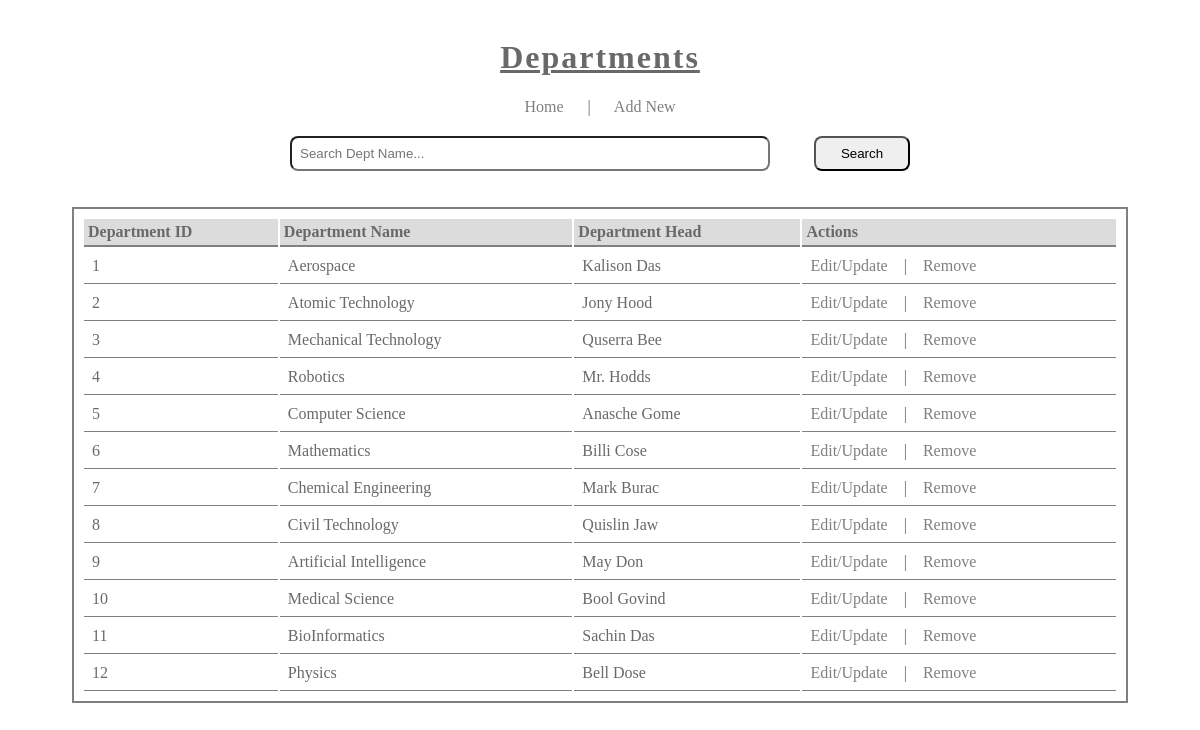
The app's page /view_depts.php with its own data.
### tables this page shows
CREATE TABLE `depts` (
  `dept_id` int(11) NOT NULL,
  `dept_name` varchar(30) NOT NULL,
  `dept_head` varchar(50) NOT NULL
);

### view_depts.php (the view, shortened to what this page needs)
<?php
require_once "connect.php";
if(isset($_GET['submit'])){
	$query = mysqli_real_escape_string($con, htmlspecialchars($_GET['query']));
	$result = mysqli_query($con, "SELECT * FROM depts where dept_name LIKE '%$query%'");
}
else {$result = mysqli_query($con, "SELECT * FROM depts");}
?>
<html>
<head>
	<link rel="stylesheet" type="text/css" href="css/style.css"/>
</head>
<body>
<div class="container">
<br />
<center>
<div class="feed-container">
<h1>Departments</h1>
<div class="menu-items">
<a href="index.php">Home</a>
&nbsp;&nbsp;&nbsp;&nbsp;&nbsp;|&nbsp;&nbsp;&nbsp;&nbsp;&nbsp;
<a href="add_dept.php">Add New</a>
</div>
<div class="search-bar">
<form method="get" action="">
<input type="text" name="query" placeholder="Search Dept Name...">
<input type="submit" class="submit" name="submit" Value="Search">
</form>
</div>
<div class="data-items">
<table>
<thead>
<th>Department ID</th>
<th>Department Name</th>
<th>Department Head</th>
<th>Actions</th>
</thead>
<tbody>
<?php
while($row = mysqli_fetch_array($result)){
?>
<tr>
<td><?php echo $row['dept_id']; ?></td>
<td><?php echo $row['dept_name'];?></td>
<td><?php echo $row['dept_head'];?></td>
<td>
<a href="edit_dept.php?id=<?php echo $row['dept_id'];?>">Edit/Update</a>
&nbsp;&nbsp;&nbsp;|&nbsp;&nbsp;&nbsp;
<a href="remove_dept.php?id=<?php echo $row['dept_id'];?>">Remove</a>
</td>
</div>
</div>
<?php
}
?>
</body>
</html>

### css/style.css (style rules this page uses)
body { margin:0 auto; width:100%; color: #696969; }
.container { width:100%; }
h1 { letter-spacing:2px; text-decoration:underline; }
a { text-decoration:none;color:gray; }
input { margin:20px; padding:8px; width:40%; border-radius:8px; }
.submit { width:8%; }
table { border:2px solid gray; width:88%; padding:8px; }
th { border-bottom:2px solid gray; text-align:left; padding:4px; background-color:#dcdcdc; }
td { padding:8px; border-bottom:1px solid gray; }

### records on screen
depts: dept_id "1", dept_name "Aerospace", dept_head "Kalison Das"
depts: dept_id "2", dept_name "Atomic Technology", dept_head "Jony Hood"
depts: dept_id "3", dept_name "Mechanical Technology", dept_head "Quserra Bee"
depts: dept_id "4", dept_name "Robotics", dept_head "Mr. Hodds"
depts: dept_id "5", dept_name "Computer Science", dept_head "Anasche Gome"
depts: dept_id "6", dept_name "Mathematics", dept_head "Billi Cose"
depts: dept_id "7", dept_name "Chemical Engineering", dept_head "Mark Burac"
depts: dept_id "8", dept_name "Civil Technology", dept_head "Quislin Jaw"
depts: dept_id "9", dept_name "Artificial Intelligence", dept_head "May Don"
depts: dept_id "10", dept_name "Medical Science", dept_head "Bool Govind"
depts: dept_id "11", dept_name "BioInformatics", dept_head "Sachin Das"
depts: dept_id "12", dept_name "Physics", dept_head "Bell Dose"
